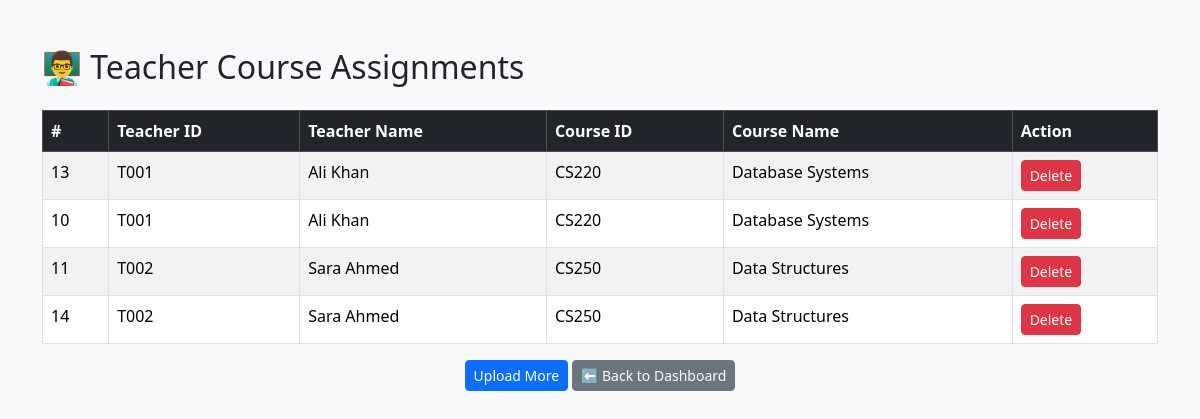
Page /admin/view_teacher_courses.php (signed in) on the committed database.
### tables this page shows
CREATE TABLE `teacher_courses` (
  `ID` int(11) NOT NULL,
  `TeacherID` varchar(50) NOT NULL,
  `CourseID` varchar(50) NOT NULL
);

CREATE TABLE `teacher` (
  `TeacherID` varchar(50) NOT NULL,
  `Name` varchar(100) NOT NULL,
  `Email` varchar(100) NOT NULL
);

CREATE TABLE `course` (
  `CourseID` varchar(50) NOT NULL,
  `CourseName` varchar(100) NOT NULL,
  `CreditHours` int(11) NOT NULL,
  `Semester` varchar(20) NOT NULL,
  `Program` varchar(100) NOT NULL,
  `PrerequisiteCourseID` varchar(50) DEFAULT NULL
);

### admin/view_teacher_courses.php (the view, shortened to what this page needs)
<?php
include '../includes/db_connection.php';
$sql = "
    SELECT
        tc.ID,
        t.TeacherID,
        t.Name AS TeacherName,
        c.CourseID,
        c.CourseName
    FROM teacher_courses tc
    LEFT JOIN teacher t ON tc.TeacherID = t.TeacherID
    LEFT JOIN course c  ON tc.CourseID = c.CourseID
    ORDER BY t.TeacherID, c.CourseID
";
$result = $conn->query($sql);
?>
<!DOCTYPE html>
<html>
<head>
  <link href="https://cdn.jsdelivr.net/npm/bootstrap@5.3.2/dist/css/bootstrap.min.css" rel="stylesheet">
</head>
<body class="bg-light">
<div class="container py-5">
  <h2 class="mb-4">👨‍🏫 Teacher Course Assignments</h2>
  <table class="table table-bordered table-striped">
    <thead class="table-dark">
      <tr>
        <th>#</th>
        <th>Teacher ID</th>
        <th>Teacher Name</th>
        <th>Course ID</th>
        <th>Course Name</th>
        <th>Action</th>
      </tr>
    </thead>
    <tbody>
      <?php if ($result && $result->num_rows > 0): ?>
        <?php while ($row = $result->fetch_assoc()): ?>
          <tr>
            <td><?= htmlspecialchars($row['ID']) ?></td>
            <td><?= htmlspecialchars($row['TeacherID']) ?></td>
            <td><?= htmlspecialchars($row['TeacherName'] ?: '—') ?></td>
            <td><?= htmlspecialchars($row['CourseID']) ?></td>
            <td><?= htmlspecialchars($row['CourseName'] ?: '—') ?></td>
            <td>
              <a href="?delete=<?= $row['ID'] ?>"
                 onclick="return confirm('Delete this assignment?')"
                 class="btn btn-sm btn-danger">Delete</a>
            </td>
          </tr>
        <?php endwhile; ?>
      <?php else: ?>
        <tr><td colspan="6" class="text-center">No assignments found.</td></tr>
      <?php endif; ?>
    </tbody>
  </table>
  <div class="text-center mt-3">
    <a href="upload_teacher_courses.php" class="btn btn-primary btn-sm">Upload More</a>
    <a href="dashboard.php" class="btn btn-secondary btn-sm">⬅ Back to Dashboard</a>
  </div>
</div>
</body>
</html>

### rows in the picture
teacher_courses: ID "13", TeacherID.TeacherID "T001", TeacherID.Name "Ali Khan", CourseID.CourseID "CS220", CourseID.CourseName "Database Systems"
teacher_courses: ID "10", TeacherID.TeacherID "T001", TeacherID.Name "Ali Khan", CourseID.CourseID "CS220", CourseID.CourseName "Database Systems"
teacher_courses: ID "11", TeacherID.TeacherID "T002", TeacherID.Name "Sara Ahmed", CourseID.CourseID "CS250", CourseID.CourseName "Data Structures"
teacher_courses: ID "14", TeacherID.TeacherID "T002", TeacherID.Name "Sara Ahmed", CourseID.CourseID "CS250", CourseID.CourseName "Data Structures"
